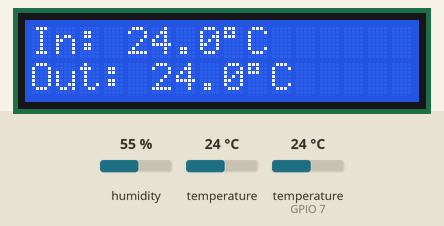
The sketch below on a simulated ESP32. On the bench: 16×2 character LCD. The inputs (shaded band) are chosen by the test bench; at power-on: temperature 24 °C, temperature (sensor on GPIO 7) 24 °C, humidity 55 %. What the sketch prints to the serial monitor is not drawn.

Above: at 3.2 s.
3.3 s: temperature (sensor 0) set to 12 °C
At 5.5 s:
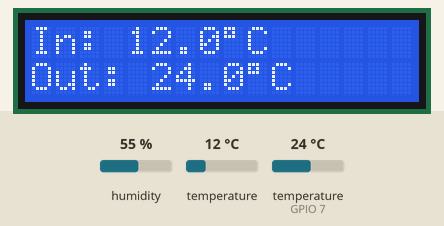
6.0 s: temperature (sensor on GPIO 7) set to 12 °C
At 7.5 s:
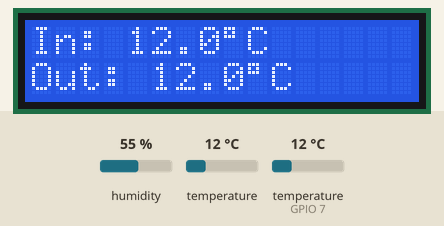
8.7 s: temperature (sensor 0) set to 19 °C
At 11.5 s:
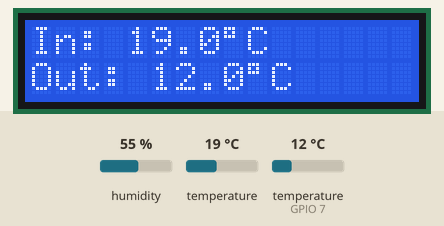
11.8 s: temperature (sensor on GPIO 7) set to 19 °C
At 12.6 s:
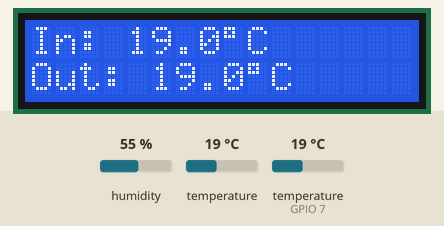
14.5 s: temperature (sensor 0) set to 28 °C
At 16.8 s:
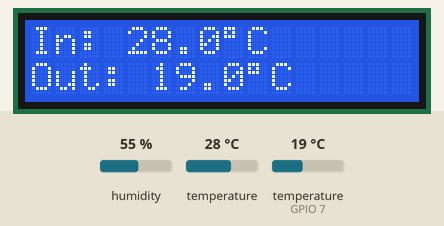
17.9 s: temperature (sensor on GPIO 7) set to 28 °C
At 18.9 s:
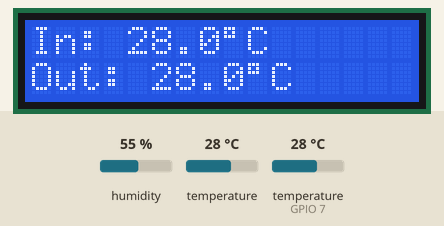
Timing chart, 0 to 20.9 s (numbered marks = the images above; inputs shaded):
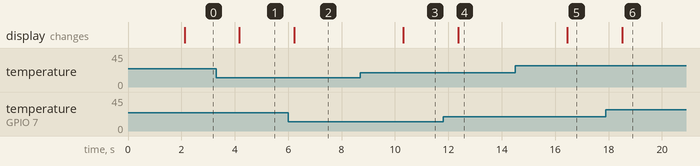

The sketch:

code-opsteling-toets.ino
```cpp
#include <Wire.h>
#include <Adafruit_Sensor.h>
#include <Adafruit_BMP280.h>
#include <DHT.h>
#include <LiquidCrystal_I2C.h>

#define DHTPIN 7
#define DHTTYPE DHT11
DHT dht(DHTPIN, DHTTYPE);

Adafruit_BMP280 bmp;

LiquidCrystal_I2C lcd(0x27, 16, 2);

void setup() {
  Serial.begin(115200);

  Wire.begin(4, 5);  // SDA = 4, SCL = 5

  lcd.init();
  lcd.backlight();

  dht.begin();

  if (!bmp.begin(0x76)) {
    Serial.println("BMP280 niet gevonden!");
    lcd.print("BMP280 ERROR");
  }

  lcd.clear();
  lcd.print("Thermometer");
  delay(2000);
}

void loop() {
  float binnenTemp = bmp.readTemperature();
  float buitenTemp = dht.readTemperature();

  Serial.print("Binnen: ");
  Serial.print(binnenTemp);
  Serial.print("  Buiten: ");
  Serial.println(buitenTemp);

  lcd.clear();
  lcd.setCursor(0, 0);
  lcd.print("In: ");
  lcd.print(binnenTemp, 1);
  lcd.print((char)223);
  lcd.print("C");

  lcd.setCursor(0, 1);
  lcd.print("Out: ");
  lcd.print(buitenTemp, 1);
  lcd.print((char)223);
  lcd.print("C");

  delay(2000);
}
```

Measured:
- after the input at 3.3 s, the display: changes after 0.87 s (image 1)
- after the input at 6.0 s, the display: changes after 0.22 s (image 2)
- after the input at 8.7 s, the display: changes after 1.6 s (image 3)
- after the input at 11.8 s, the display: changes after 0.57 s (image 4)
- after the input at 14.5 s, the display: changes after 2.0 s (image 5)
- after the input at 17.9 s, the display: changes after 0.61 s (image 6)
